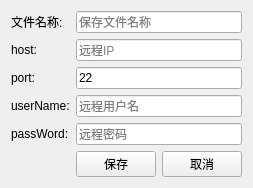
<?xml version="1.0" encoding="UTF-8"?>
<ui version="4.0">
 <class>widget</class>
 <widget class="QWidget" name="widget">
  <property name="geometry">
   <rect>
    <x>0</x>
    <y>0</y>
    <width>234</width>
    <height>171</height>
   </rect>
  </property>
  <property name="acceptDrops">
   <bool>false</bool>
  </property>
  <property name="windowTitle">
   <string>新建</string>
  </property>
  <layout class="QGridLayout" name="gridLayout">
   <item row="0" column="0">
    <widget class="QLabel" name="filename_lab">
     <property name="text">
      <string>文件名称:</string>
     </property>
    </widget>
   </item>
   <item row="0" column="1" colspan="2">
    <widget class="QLineEdit" name="filename_edit">
     <property name="placeholderText">
      <string>保存文件名称</string>
     </property>
    </widget>
   </item>
   <item row="1" column="0">
    <widget class="QLabel" name="host_lab">
     <property name="text">
      <string>host:</string>
     </property>
    </widget>
   </item>
   <item row="1" column="1" colspan="2">
    <widget class="QLineEdit" name="host_edit">
     <property name="inputMask">
      <string/>
     </property>
     <property name="placeholderText">
      <string>远程IP</string>
     </property>
    </widget>
   </item>
   <item row="2" column="0">
    <widget class="QLabel" name="port_lab">
     <property name="text">
      <string>port:</string>
     </property>
    </widget>
   </item>
   <item row="2" column="1" colspan="2">
    <widget class="QLineEdit" name="port_edit">
     <property name="text">
      <string extracomment="22">22</string>
     </property>
     <property name="maxLength">
      <number>5</number>
     </property>
     <property name="echoMode">
      <enum>QLineEdit::Normal</enum>
     </property>
     <property name="placeholderText">
      <string>远程端口号，默认22</string>
     </property>
    </widget>
   </item>
   <item row="3" column="0">
    <widget class="QLabel" name="username_lab">
     <property name="text">
      <string>userName:</string>
     </property>
    </widget>
   </item>
   <item row="3" column="1" colspan="2">
    <widget class="QLineEdit" name="username_edit">
     <property name="placeholderText">
      <string>远程用户名</string>
     </property>
    </widget>
   </item>
   <item row="4" column="0">
    <widget class="QLabel" name="pwd_lab">
     <property name="text">
      <string>passWord:</string>
     </property>
    </widget>
   </item>
   <item row="4" column="1" colspan="2">
    <widget class="QLineEdit" name="pwd_edit">
     <property name="echoMode">
      <enum>QLineEdit::Normal</enum>
     </property>
     <property name="placeholderText">
      <string>远程密码</string>
     </property>
    </widget>
   </item>
   <item row="5" column="1">
    <widget class="QPushButton" name="save_btn">
     <property name="text">
      <string>保存</string>
     </property>
     <property name="shortcut">
      <string>Return</string>
     </property>
     <property name="autoRepeatDelay">
      <number>200</number>
     </property>
    </widget>
   </item>
   <item row="5" column="2">
    <widget class="QPushButton" name="cancel_btn">
     <property name="text">
      <string>取消</string>
     </property>
    </widget>
   </item>
  </layout>
 </widget>
 <resources/>
 <connections>
  <connection>
   <sender>save_btn</sender>
   <signal>clicked()</signal>
   <receiver>widget</receiver>
   <slot>save_file()</slot>
   <hints>
    <hint type="sourcelabel">
     <x>361</x>
     <y>357</y>
    </hint>
    <hint type="destinationlabel">
     <x>451</x>
     <y>396</y>
    </hint>
   </hints>
  </connection>
  <connection>
   <sender>cancel_btn</sender>
   <signal>clicked()</signal>
   <receiver>widget</receiver>
   <slot>close()</slot>
   <hints>
    <hint type="sourcelabel">
     <x>642</x>
     <y>371</y>
    </hint>
    <hint type="destinationlabel">
     <x>651</x>
     <y>399</y>
    </hint>
   </hints>
  </connection>
  <connection>
   <sender>port_edit</sender>
   <signal>editingFinished()</signal>
   <receiver>widget</receiver>
   <slot>check_port()</slot>
   <hints>
    <hint type="sourcelabel">
     <x>541</x>
     <y>185</y>
    </hint>
    <hint type="destinationlabel">
     <x>551</x>
     <y>397</y>
    </hint>
   </hints>
  </connection>
 </connections>
 <slots>
  <slot>save_file()</slot>
  <slot>delete_file()</slot>
  <slot>check_port()</slot>
 </slots>
</ui>
